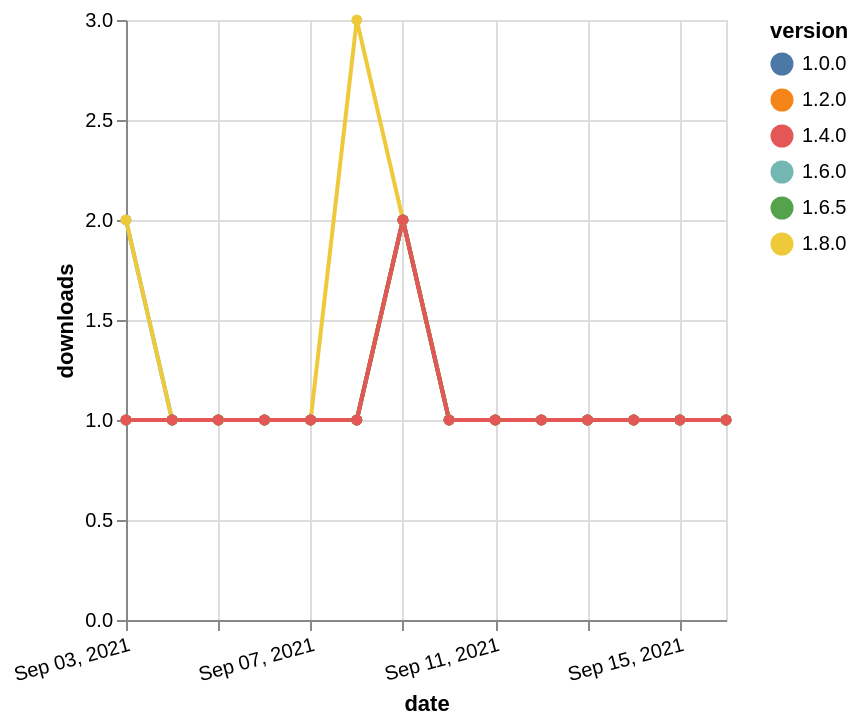

Vega-Lite specification stored for this chart:
### Vega-Lite specification from a JSON file in a GitHub repository (floating-point values rounded to 4 significant figures)
{"$schema": "https://vega.github.io/schema/vega-lite/v5.json", "description": "A simple bar chart with embedded data.", "data": {"values": [{"date": "2021-09-03", "total": 150, "delta": 2, "version": "1.6.0"}, {"date": "2021-09-04", "total": 151, "delta": 1, "version": "1.6.0"}, {"date": "2021-09-05", "total": 152, "delta": 1, "version": "1.6.0"}, {"date": "2021-09-06", "total": 153, "delta": 1, "version": "1.6.0"}, {"date": "2021-09-07", "total": 154, "delta": 1, "version": "1.6.0"}, {"date": "2021-09-08", "total": 155, "delta": 1, "version": "1.6.0"}, {"date": "2021-09-09", "total": 157, "delta": 2, "version": "1.6.0"}, {"date": "2021-09-10", "total": 158, "delta": 1, "version": "1.6.0"}, {"date": "2021-09-11", "total": 159, "delta": 1, "version": "1.6.0"}, {"date": "2021-09-12", "total": 160, "delta": 1, "version": "1.6.0"}, {"date": "2021-09-13", "total": 161, "delta": 1, "version": "1.6.0"}, {"date": "2021-09-14", "total": 162, "delta": 1, "version": "1.6.0"}, {"date": "2021-09-15", "total": 163, "delta": 1, "version": "1.6.0"}, {"date": "2021-09-16", "total": 164, "delta": 1, "version": "1.6.0"}, {"date": "2021-09-03", "total": 123, "delta": 2, "version": "1.8.0"}, {"date": "2021-09-04", "total": 124, "delta": 1, "version": "1.8.0"}, {"date": "2021-09-05", "total": 125, "delta": 1, "version": "1.8.0"}, {"date": "2021-09-06", "total": 126, "delta": 1, "version": "1.8.0"}, {"date": "2021-09-07", "total": 127, "delta": 1, "version": "1.8.0"}, {"date": "2021-09-08", "total": 130, "delta": 3, "version": "1.8.0"}, {"date": "2021-09-09", "total": 132, "delta": 2, "version": "1.8.0"}, {"date": "2021-09-10", "total": 133, "delta": 1, "version": "1.8.0"}, {"date": "2021-09-11", "total": 134, "delta": 1, "version": "1.8.0"}, {"date": "2021-09-12", "total": 135, "delta": 1, "version": "1.8.0"}, {"date": "2021-09-13", "total": 136, "delta": 1, "version": "1.8.0"}, {"date": "2021-09-14", "total": 137, "delta": 1, "version": "1.8.0"}, {"date": "2021-09-15", "total": 138, "delta": 1, "version": "1.8.0"}, {"date": "2021-09-16", "total": 139, "delta": 1, "version": "1.8.0"}, {"date": "2021-09-03", "total": 193, "delta": 1, "version": "1.0.0"}, {"date": "2021-09-04", "total": 194, "delta": 1, "version": "1.0.0"}, {"date": "2021-09-05", "total": 195, "delta": 1, "version": "1.0.0"}, {"date": "2021-09-06", "total": 196, "delta": 1, "version": "1.0.0"}, {"date": "2021-09-07", "total": 197, "delta": 1, "version": "1.0.0"}, {"date": "2021-09-08", "total": 198, "delta": 1, "version": "1.0.0"}, {"date": "2021-09-09", "total": 200, "delta": 2, "version": "1.0.0"}, {"date": "2021-09-10", "total": 201, "delta": 1, "version": "1.0.0"}, {"date": "2021-09-11", "total": 202, "delta": 1, "version": "1.0.0"}, {"date": "2021-09-12", "total": 203, "delta": 1, "version": "1.0.0"}, {"date": "2021-09-13", "total": 204, "delta": 1, "version": "1.0.0"}, {"date": "2021-09-14", "total": 205, "delta": 1, "version": "1.0.0"}, {"date": "2021-09-15", "total": 206, "delta": 1, "version": "1.0.0"}, {"date": "2021-09-16", "total": 207, "delta": 1, "version": "1.0.0"}, {"date": "2021-09-03", "total": 177, "delta": 1, "version": "1.2.0"}, {"date": "2021-09-04", "total": 178, "delta": 1, "version": "1.2.0"}, {"date": "2021-09-05", "total": 179, "delta": 1, "version": "1.2.0"}, {"date": "2021-09-06", "total": 180, "delta": 1, "version": "1.2.0"}, {"date": "2021-09-07", "total": 181, "delta": 1, "version": "1.2.0"}, {"date": "2021-09-08", "total": 182, "delta": 1, "version": "1.2.0"}, {"date": "2021-09-09", "total": 184, "delta": 2, "version": "1.2.0"}, {"date": "2021-09-10", "total": 185, "delta": 1, "version": "1.2.0"}, {"date": "2021-09-11", "total": 186, "delta": 1, "version": "1.2.0"}, {"date": "2021-09-12", "total": 187, "delta": 1, "version": "1.2.0"}, {"date": "2021-09-13", "total": 188, "delta": 1, "version": "1.2.0"}, {"date": "2021-09-14", "total": 189, "delta": 1, "version": "1.2.0"}, {"date": "2021-09-15", "total": 190, "delta": 1, "version": "1.2.0"}, {"date": "2021-09-16", "total": 191, "delta": 1, "version": "1.2.0"}, {"date": "2021-09-03", "total": 129, "delta": 1, "version": "1.6.5"}, {"date": "2021-09-04", "total": 130, "delta": 1, "version": "1.6.5"}, {"date": "2021-09-05", "total": 131, "delta": 1, "version": "1.6.5"}, {"date": "2021-09-06", "total": 132, "delta": 1, "version": "1.6.5"}, {"date": "2021-09-07", "total": 133, "delta": 1, "version": "1.6.5"}, {"date": "2021-09-08", "total": 134, "delta": 1, "version": "1.6.5"}, {"date": "2021-09-09", "total": 136, "delta": 2, "version": "1.6.5"}, {"date": "2021-09-10", "total": 137, "delta": 1, "version": "1.6.5"}, {"date": "2021-09-11", "total": 138, "delta": 1, "version": "1.6.5"}, {"date": "2021-09-12", "total": 139, "delta": 1, "version": "1.6.5"}, {"date": "2021-09-13", "total": 140, "delta": 1, "version": "1.6.5"}, {"date": "2021-09-14", "total": 141, "delta": 1, "version": "1.6.5"}, {"date": "2021-09-15", "total": 142, "delta": 1, "version": "1.6.5"}, {"date": "2021-09-16", "total": 143, "delta": 1, "version": "1.6.5"}, {"date": "2021-09-03", "total": 159, "delta": 1, "version": "1.4.0"}, {"date": "2021-09-04", "total": 160, "delta": 1, "version": "1.4.0"}, {"date": "2021-09-05", "total": 161, "delta": 1, "version": "1.4.0"}, {"date": "2021-09-06", "total": 162, "delta": 1, "version": "1.4.0"}, {"date": "2021-09-07", "total": 163, "delta": 1, "version": "1.4.0"}, {"date": "2021-09-08", "total": 164, "delta": 1, "version": "1.4.0"}, {"date": "2021-09-09", "total": 166, "delta": 2, "version": "1.4.0"}, {"date": "2021-09-10", "total": 167, "delta": 1, "version": "1.4.0"}, {"date": "2021-09-11", "total": 168, "delta": 1, "version": "1.4.0"}, {"date": "2021-09-12", "total": 169, "delta": 1, "version": "1.4.0"}, {"date": "2021-09-13", "total": 170, "delta": 1, "version": "1.4.0"}, {"date": "2021-09-14", "total": 171, "delta": 1, "version": "1.4.0"}, {"date": "2021-09-15", "total": 172, "delta": 1, "version": "1.4.0"}, {"date": "2021-09-16", "total": 173, "delta": 1, "version": "1.4.0"}]}, "width": "container", "mark": {"type": "line", "point": {"filled": true}}, "encoding": {"x": {"field": "date", "type": "temporal", "timeUnit": "yearmonthdate", "title": "date", "axis": {"labelAngle": -15}}, "y": {"field": "delta", "type": "quantitative", "title": "downloads"}, "color": {"field": "version", "type": "nominal"}, "tooltip": {"field": "delta"}}}
